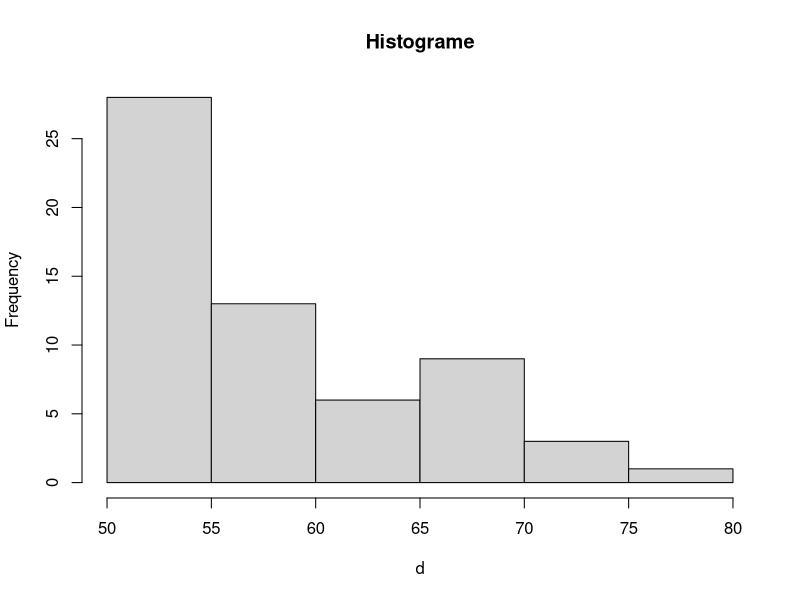
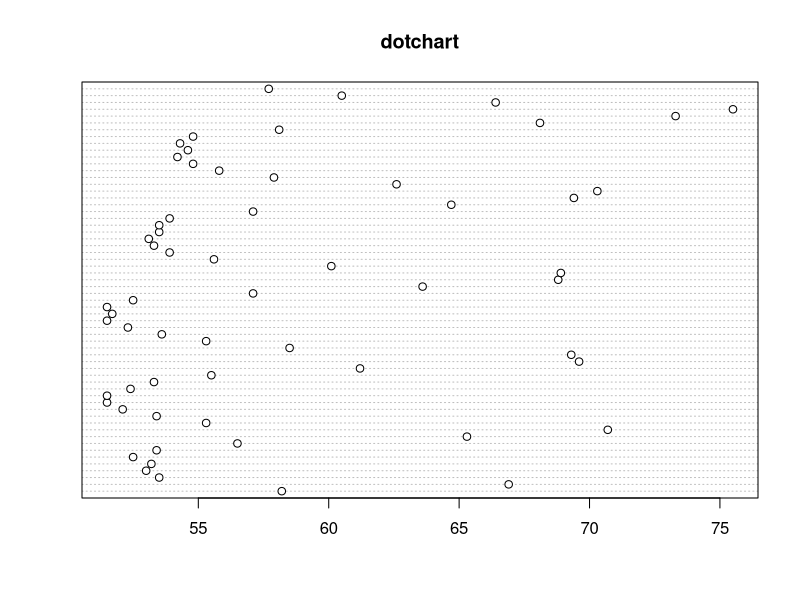
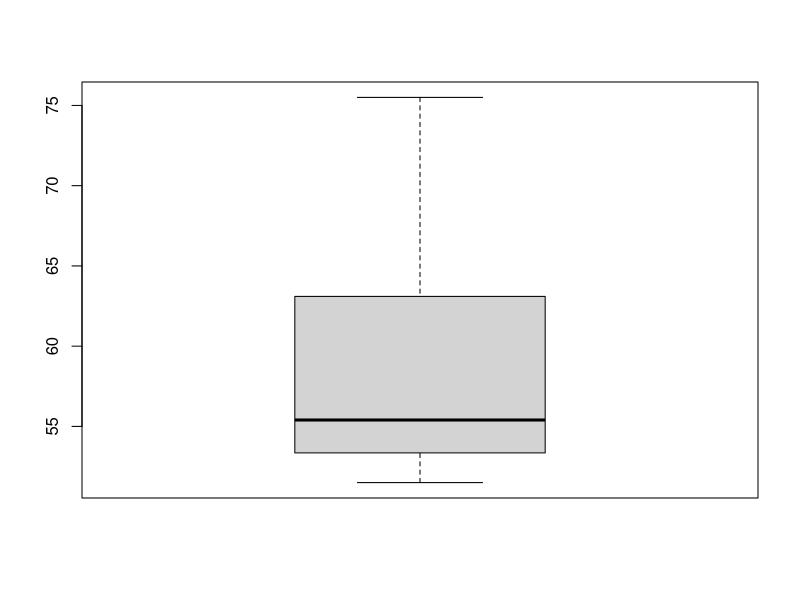
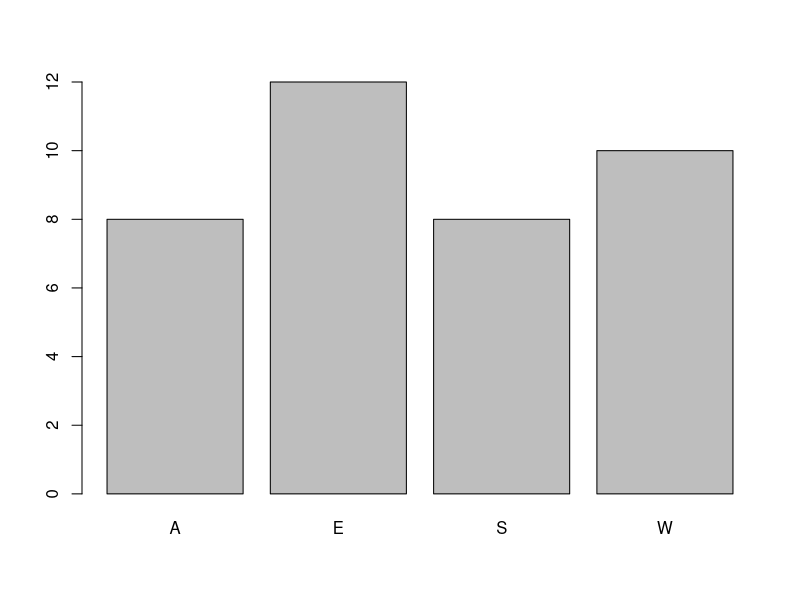
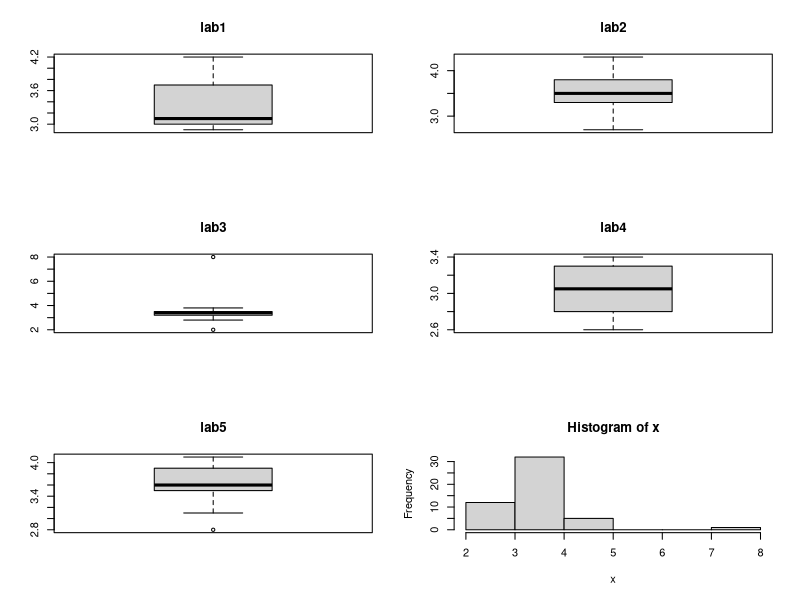
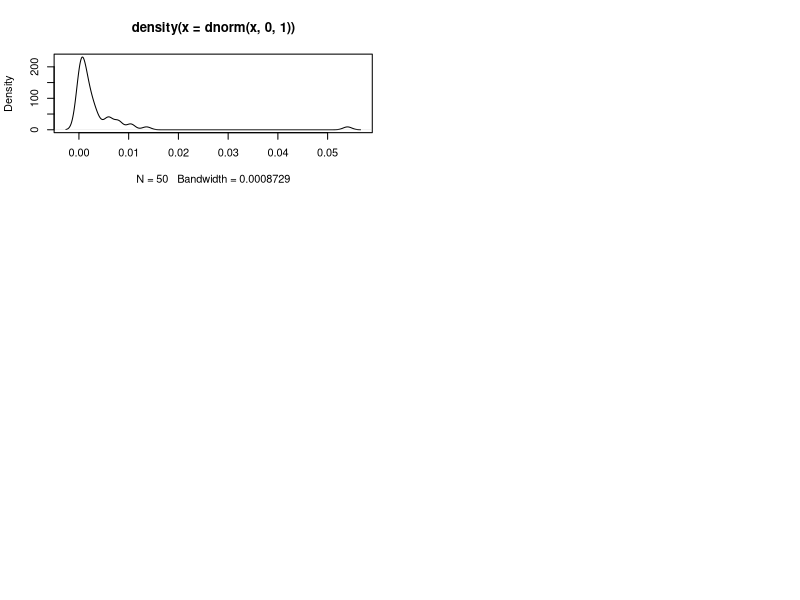

These figures' R source, in order:
## ---- chunk 1
#,Q1. Construct the following graphs of the following data
d=c(58.2,66.9,53.5,53.0,53.2,52.5,53.4,56.5,65.3,70.7
    ,55.3,53.4,52.1,51.5,51.5,52.4,53.3,55.5,61.2,69.6
    ,69.3,58.5,55.3,53.6,52.3,51.5,51.7,51.5,52.5,57.1
    ,63.6,68.8,68.9,60.1,55.6,53.9,53.3,53.1,53.5,53.5
    ,53.9,57.1,64.7,69.4,70.3,62.6,57.9,55.8,54.8,54.2
    ,54.6,54.3,54.8,58.1,68.1,73.3,75.5,66.4,60.5,57.7)
d
# i)
stem(d)
# ii)
hist(d,main="Histograme")
# iii)
dotchart(d,main="dotchart")
# iv)
boxplot(d,label=c('max','Q1','Q2','Q3',' min'))
## ---- chunk 2
#Q2. Frequent airline travelers were asked to indicate the airline they believe offered the best overall 
# services. The four choices were American Air (A),East coast Air (E).Sum coast (C) and Great 
# Western (W).The following data were obtained
# Summarize the data using appropriate graph.
x=c('E','A','E','S','W','W','E','S','W','E','E','A','S','S','W','E','A','W','W','S','E','E','A','E','E','S','W','A','S','E','A','W','A','A','W','E','S','W')
t=table(x)
barplot(t)
## ---- chunk 3
# Q3
# The fire department laboratory tested the flammability of frabric, using the same methods in five 
# different labs. The measurements are the length of the burned portion of a piece of fabric held 
# over flame for a fixed amount of time.
par(mfrow=c(3,2))

lab1=c(2.9,3.1,3.1,3.7,4.2,3.7,3.9,3.1,3.0,2.9)
lab2=c(2.7,3.4,3.6,3.2,4.1,3.8,3.8,4.3,3.4,3.3)
lab3=c(3.3,3.3,3.5,3.5,2.8,3.2,2,8.0,3.8,3.5)
lab4=c(3.3,3.2,3.4,2.7,3.3,2.9,3.2,2.9,2.6,2.8)
lab5=c(4.1,4.1,3.7,3.1,3.5,2.8,3.5,3.7,3.5,3.9)
labs=c("lab1","lab2","lab3","lab4","lab5")
boxplot(lab1,main="lab1")
boxplot(lab2,main='lab2')
boxplot(lab3,main='lab3')
boxplot(lab4,main='lab4')
boxplot(lab5,main='lab5')
# a) Compare the response of the above experiment using box plot, dot plot and interval plot
#'*lab1 has more variability as compare to the other labs*
#'*lab3 has symmetric data of lenght of burn portion of fabric*

#b) Give the above data in the form of the table.
data.frame(lab1,lab2,lab3,lab4,lab5)

#c)Combine the all data & draw histogram and identify the distribution of given data.
x=c(lab1,lab2,lab3,lab4,lab5)
hist(x)
#'*given distribution is positive skew  distribution*

#d) Draw normal probability plot of given data.
plot(density(dnorm(x,0,1)))
## ---- chunk 4
#4. The following data represent the scores obtained by 27 students in a midterm test
x=c(79,78,78,67,76,87,85,73,66,99,84,72,66,57,94,84,72,63,57,48,50,61,71,82,93,100,89)
# a) Prepare steam & leaf display of the data
# b) Calculate the range and the inter-quartile rang.
stem(x)
cat("range of the data is:",range(x)[2]-range(x)[1])
cat("Range of inter quartile range is:",quantile(x,0.75)-quantile(x,0.25))
